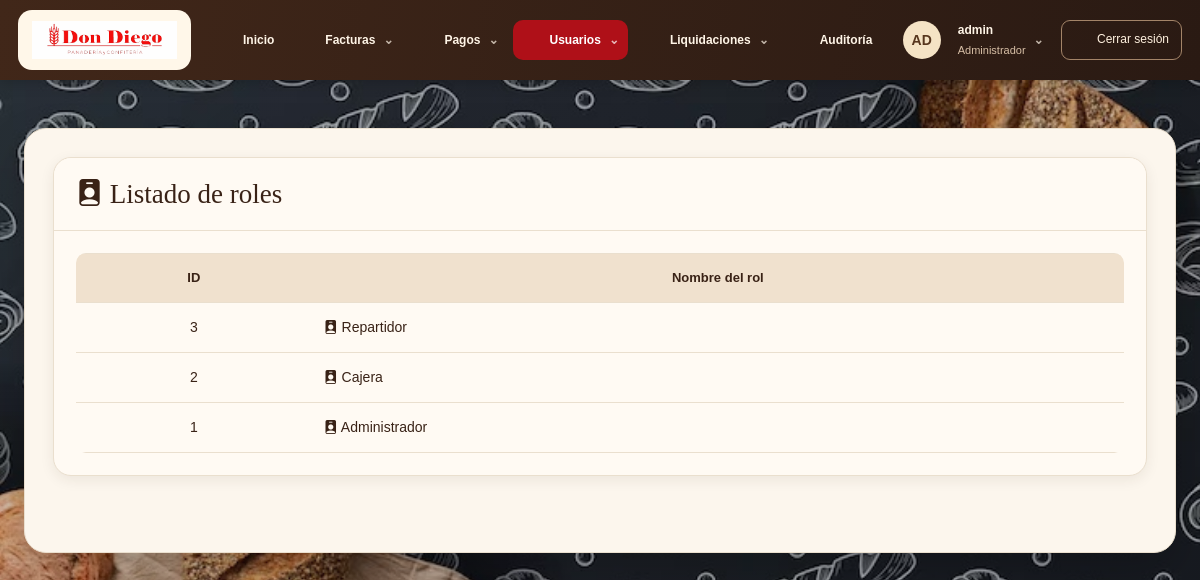
/listar_roles.php (signed in), run on the app's committed database.
### tables this page shows
CREATE TABLE `rol` (
  `id` tinyint(3) UNSIGNED NOT NULL,
  `nombre` varchar(20) NOT NULL
);

### listar_roles.php (the view, shortened to what this page needs)
<?php
require_once "conexion.php";
$sql = "SELECT  id, nombre FROM rol ORDER BY id DESC";
$stmt = $conexion->prepare($sql);
$stmt->execute();
$roles = $stmt->fetchAll(PDO::FETCH_ASSOC);
?>
<!DOCTYPE html>
<html lang="es">
<head>
    <link rel="stylesheet" href="css/bootstrap-5.3.8/css/bootstrap.min.css">
    <link rel="stylesheet" href="css/estilo.css">
    <link rel="stylesheet" href="fondo-sistema.css?v=1">
    <link rel="stylesheet" href="tema-don-diego.css?v=2">
<link rel="stylesheet" href="imagenes/bootstrap-icons-1.13.1/bootstrap-icons.min.css">
</head>
<body>
    <?php require_once "menu.php"; ?>
    <div class="container mt-5">
        <div class="card shadow mb-5">
            <div class="card-header bg-dark text-white text-center">
                <h4 class="mb-0"><i class="bi bi-person-badge-fill"></i> Listado de roles</h4>
            </div>
            <div class="card-body">
                <?php if (count($roles) > 0): ?>
                    <div class="table-responsive">
                        <table class="table table-bordered table-hover align-middle">
                            <thead class="table-dark text-center">
                                <tr>
                                    <th>ID</th>
                                    <th>Nombre del rol</th>
                                </tr>
                            </thead>
                            <tbody>
                                <?php foreach ($roles as $rol): ?>
                                    <tr>
                                        <td class="text-center"><?= htmlspecialchars($rol["id"]) ?></td>
                                        <td><i class="bi bi-person-badge-fill"></i> <?= htmlspecialchars($rol["nombre"]) ?></td>
                                   </tr>
                                <?php endforeach; ?>
                            </tbody>
                        </table>
                    </div>
                <?php endif; ?>
            </div>
        </div>
    </div>
</body>
</html>

### css/estilo.css (style rules this page uses)
body { font-family: Arial, sans-serif; background: #f5f5f5; margin: 0; padding: 0; width: 100%; max-width: 100%; overflow-x: hidden; }

### fondo-sistema.css (style rules this page uses)
@media screen { body, body.bg-light { min-height:100vh; background:linear-gradient(rgba(14,18,22,.18),rgba(14,18,22,.18)), url("fondo-login.jpg") center / cover no-repeat fixed !important; } }
@media screen { body > .container, body > main { background:#fffaf5; color:#212529; border-radius:16px; padding-top:24px; padding-bottom:24px; box-shadow:0 12px 36px rgba(0,0,0,.22); margin-bottom:28px; } }
@media screen { .card { background-color:#fffaf5; } }
@media screen { .table-responsive { background-color:#fff; } }

### tema-don-diego.css (style rules this page uses)
:root { --dd-cream:#fffaf3;--dd-paper:#fcf6ed;--dd-brown:#392216;--dd-muted:#856f5d;--dd-red:#af1018;--dd-line:#eadfce;--dd-shadow:0 4px 14px #38221614 }
@media screen { body,body.bg-light { font-family:Arial,Helvetica,sans-serif;color:var(--dd-brown);background:linear-gradient(#171b1e30,#171b1e30),url('fondo-login.jpg') center/cover fixed!important;min-height:100vh } }
@media screen { body>.container,body>main.dd-panel { max-width:1240px;width:calc(100% - 48px);margin:28px auto;background:var(--dd-paper);border:1px solid var(--dd-line);border-radius:22px;padding:28px;box-shadow:0 18px 45px #0003;color:var(--dd-brown) } }
@media screen { h1,h2,h3,h4,.dd-stat strong { font-family:Georgia,'Times New Roman',serif;color:var(--dd-brown) } }
@media screen { .card { background:var(--dd-cream);border:1px solid var(--dd-line)!important;border-radius:18px!important;box-shadow:var(--dd-shadow)!important;overflow:visible } }
@media screen { .card-header { border-radius:18px 18px 0 0!important;padding:20px 22px;border-bottom:1px solid var(--dd-line) } }
@media screen { .card-header.bg-dark,.card-header.bg-primary { background:var(--dd-cream)!important;color:var(--dd-brown)!important;text-align:left!important } }
@media screen { .card-header h3,.card-header h4,.card-header h5 { color:inherit;font-family:Georgia,serif;font-size:27px } }
@media screen { .card-body { padding:22px } }
@media screen { .table { --bs-table-bg:transparent;--bs-table-color:var(--dd-brown);--bs-table-border-color:#eadfce;--bs-table-hover-bg:#f1e6d8;--bs-table-striped-bg:#faf4eb;font-size:14px;margin-bottom:0 } }
@media screen { .table>:not(caption)>*>* { padding:14px 12px;vertical-align:middle } }
@media screen { .table-bordered>:not(caption)>*>* { border-left:0;border-right:0 } }
@media screen { .table thead,.table-dark { --bs-table-bg:#f0e1ce;--bs-table-color:var(--dd-brown);--bs-table-border-color:#eadfce } }
@media screen { .table thead th { font-size:13px;font-weight:700;white-space:nowrap } }
@media screen { .table-responsive { border-radius:10px;background:var(--dd-cream) } }

### data on the page
rol: id "3", nombre "Repartidor"
rol: id "2", nombre "Cajera"
rol: id "1", nombre "Administrador"

### other printed values
ddEsc($ddEtiqueta) "Facturas"
ddEsc($ddEtiqueta) "Pagos"
ddEsc($ddEtiqueta) "Usuarios"
ddEsc($ddEtiqueta) "Liquidaciones"
ddEsc($ddIniciales) "AD"
ddEsc($ddNombre) "admin"
ddEsc(ucfirst($rolUsuario ?? 'Usuario')) "Administrador"
